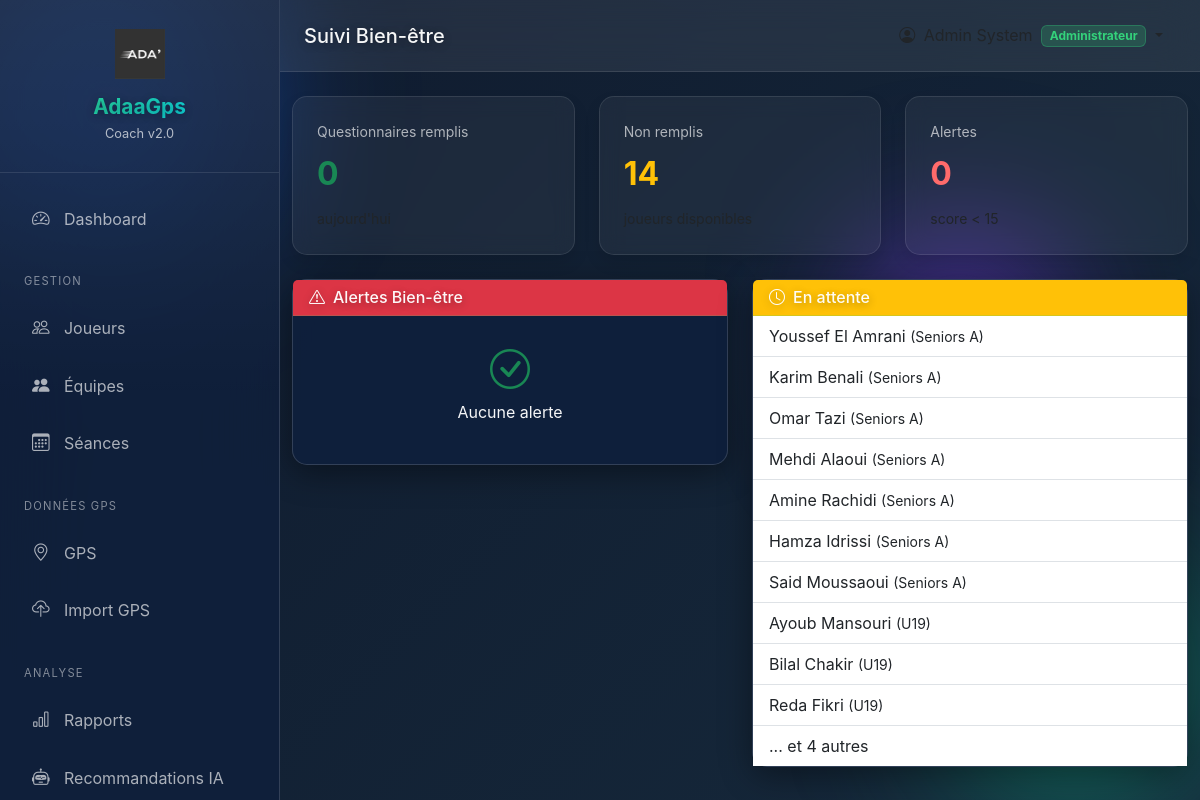
/medical/wellness (signed in), run on the app's committed database.
### app/models.py (models this page shows, shortened)
class User(db.Model):
    __tablename__ = 'user'
    id = db.Column(db.Integer, primary_key=True)
    email = db.Column(db.String(120), unique=True, nullable=False)
    password_hash = db.Column(db.String(256), nullable=True)  # Nullable pour joueurs
    first_name = db.Column(db.String(50), nullable=False)
    last_name = db.Column(db.String(50), nullable=False)
    role = db.Column(db.String(30), nullable=False, default='coach')
    phone = db.Column(db.String(20))
    is_active = db.Column(db.Boolean, default=True)
    player_id = db.Column(db.Integer, db.ForeignKey('player.id'), nullable=True)
    created_at = db.Column(db.DateTime, default=datetime.utcnow)
    last_login = db.Column(db.DateTime)
    player = db.relationship('Player', backref='user_account', foreign_keys=[player_id])
    @property
    def is_authenticated(self):
        return True
    ROLES = {
        'admin': 'Administrateur',
        'coach': 'Entraîneur Principal',
        'assistant': 'Entraîneur Adjoint',
        'preparateur': 'Préparateur Physique',
        'medical': 'Staff Médical',
        'analyst': 'Analyste',
        'player': 'Joueur',
        'dirigeant': 'Dirigeant'
    }
    @property
    def full_name(self):
        return f"{self.first_name} {self.last_name}"
    @property
    def role_display(self):
        return self.ROLES.get(self.role, self.role)

class Player(db.Model):
    __tablename__ = 'player'
    id = db.Column(db.Integer, primary_key=True)
    first_name = db.Column(db.String(50), nullable=False)
    last_name = db.Column(db.String(50), nullable=False)
    date_of_birth = db.Column(db.Date, nullable=False)
    position = db.Column(db.String(30), nullable=False)
    jersey_number = db.Column(db.Integer)
    dominant_foot = db.Column(db.String(10))  # Droit, Gauche, Ambidextre
    height = db.Column(db.Float)  # en cm
    weight = db.Column(db.Float)  # en kg
    status = db.Column(db.String(30), default='Disponible')
    team_id = db.Column(db.Integer, db.ForeignKey('team.id'))
    photo_url = db.Column(db.String(255))
    phone = db.Column(db.String(20))
    email = db.Column(db.String(120))
    hr_max = db.Column(db.Integer)  # FC max mesurée
    vma = db.Column(db.Float)  # VMA en km/h
    notes = db.Column(db.Text)
    created_at = db.Column(db.DateTime, default=datetime.utcnow)
    updated_at = db.Column(db.DateTime, default=datetime.utcnow, onupdate=datetime.utcnow)
    sessions = db.relationship('TrainingSession', secondary=player_session,
                               backref=db.backref('players', lazy='dynamic'))
    results = db.relationship('TrainingResult', backref='player', lazy='dynamic',
                              cascade='all, delete-orphan')
    gps_data = db.relationship('GPSData', backref='player', lazy='dynamic',
                               cascade='all, delete-orphan')
    injuries = db.relationship('Injury', backref='player', lazy='dynamic',
                               cascade='all, delete-orphan')
    wellness_records = db.relationship('WellnessRecord', backref='player', lazy='dynamic',
                                       cascade='all, delete-orphan')
    POSITIONS = ['Gardien', 'Défenseur', 'Milieu', 'Attaquant']
    STATUSES = ['Disponible', 'Blessé', 'Fatigué', 'En récupération', 'En rééducation', 'Suspendu']
    @property
    def full_name(self):
        return f"{self.first_name} {self.last_name}"

class Team(db.Model):
    __tablename__ = 'team'
    id = db.Column(db.Integer, primary_key=True)
    name = db.Column(db.String(100), nullable=False, unique=True)
    description = db.Column(db.Text)
    category = db.Column(db.String(30))  # Seniors, U19, U17, etc.
    target_weekly_load = db.Column(db.Float, default=400)
    max_weekly_load = db.Column(db.Float, default=600)
    created_at = db.Column(db.DateTime, default=datetime.utcnow)
    updated_at = db.Column(db.DateTime, default=datetime.utcnow, onupdate=datetime.utcnow)
    players = db.relationship('Player', backref='team', lazy='dynamic')
    sessions = db.relationship('TrainingSession', backref='team', lazy='dynamic')

### app/routes/medical.py (the view)
@medical_bp.route('/wellness')
@login_required
def wellness_overview():
    today = date.today()
    today_records = WellnessRecord.query.filter_by(date=today).all()
    filled_ids = [r.player_id for r in today_records]
    missing = Player.query.filter(
        Player.status == 'Disponible',
        ~Player.id.in_(filled_ids)
    ).all()
    alerts = [r for r in today_records if r.total_score < 15]
    return render_template('medical/wellness.html',
                          today_records=today_records,
                          missing=missing,
                          alerts=alerts)

### app/templates/medical/wellness.html
{% extends "shared/base.html" %}
{% block page_title %}Suivi Bien-être{% endblock %}
{% block content %}
<div class="row g-4 mb-4">
    <div class="col-md-4">
        <div class="stat-card">
            <div class="stat-label">Questionnaires remplis</div>
            <div class="stat-value text-success">{{ today_records|length }}</div>
            <small class="text-dark">aujourd'hui</small>
        </div>
    </div>
    <div class="col-md-4">
        <div class="stat-card">
            <div class="stat-label">Non remplis</div>
            <div class="stat-value text-warning">{{ missing|length }}</div>
            <small class="text-dark">joueurs disponibles</small>
        </div>
    </div>
    <div class="col-md-4">
        <div class="stat-card">
            <div class="stat-label">Alertes</div>
            <div class="stat-value text-danger">{{ alerts|length }}</div>
            <small class="text-dark">score &lt; 15</small>
        </div>
    </div>
</div>
<div class="row g-4">
    <div class="col-lg-6">
        <div class="card">
            <div class="card-header bg-danger text-black">
                <h6 class="mb-0"><i class="bi bi-exclamation-triangle me-2"></i>Alertes Bien-être</h6>
            </div>
            <div class="card-body p-0">
                {% if alerts %}
                <ul class="list-group list-group-flush">
                    {% for record in alerts %}
                    <li class="list-group-item d-flex justify-content-between align-items-center">
                        <div>
                            <strong>{{ record.player.full_name if record.player else 'N/A' }}</strong>
                            <br><small class="text-dark">Score: {{ record.total_score }}/25</small>
                        </div>
                        <span class="badge bg-{{ record.wellness_status.color }}">
                            {{ record.wellness_status.status }}
                        </span>
                    </li>
                    {% endfor %}
                </ul>
                {% else %}
                <div class="text-center py-4 text-success">
                    <i class="bi bi-check-circle fs-1"></i>
                    <p>Aucune alerte</p>
                </div>
                {% endif %}
            </div>
        </div>
    </div>
    <div class="col-lg-6">
        <div class="card">
            <div class="card-header bg-warning text-dark">
                <h6 class="mb-0"><i class="bi bi-clock me-2"></i>En attente</h6>
            </div>
            <div class="card-body p-0">
                {% if missing %}
                <ul class="list-group list-group-flush">
                    {% for player in missing[:10] %}
                    <li class="list-group-item">
                        {{ player.full_name }}
                        <small class="text-dark">({{ player.team.name if player.team else 'Sans équipe' }})</small>
                    </li>
                    {% endfor %}
                    {% if missing|length > 10 %}
                    <li class="list-group-item text-dark">
                        ... et {{ missing|length - 10 }} autres
                    </li>
                    {% endif %}
                </ul>
                {% else %}
                <div class="text-center py-4 text-success">
                    <i class="bi bi-check-circle fs-1"></i>
                    <p>Tous les joueurs ont rempli</p>
                </div>
                {% endif %}
            </div>
        </div>
    </div>
</div>
{% endblock %}

### app/templates/shared/base.html (shortened to what this page needs)
<!DOCTYPE html>
<html lang="fr">
<head>
    <link href="https://cdn.jsdelivr.net/npm/bootstrap@5.3.2/dist/css/bootstrap.min.css" rel="stylesheet">
    <link href="https://cdn.jsdelivr.net/npm/bootstrap-icons@1.11.1/font/bootstrap-icons.css" rel="stylesheet">
</head>
<body>
    <div class="orb orb-1"></div>
    {% if current_user.is_authenticated %}
    <aside class="sidebar" id="sidebar">
        <div class="sidebar-brand">
            <img src="{{ url_for('static', filename='img/logo.png') }}"
                 alt="AdaaGps Logo"
                 style="width: 50px; height: 50px; object-fit: contain; margin-bottom: 1rem; display: block; margin-left: auto; margin-right: auto;">
            <h4 style="text-align: center;">AdaaGps</h4>
            <small style="text-align: center; display: block;">Coach v2.0</small>
        </div>
        <nav class="sidebar-nav">
            {% if current_user.role == 'player' %}
            <a class="nav-link {% if request.endpoint == 'player_portal.dashboard' %}active{% endif %}"
               href="{{ url_for('player_portal.dashboard') }}">
                <i class="bi bi-speedometer2"></i> Mon Dashboard
            </a>
            <a class="nav-link {% if request.endpoint == 'player_portal.schedule' %}active{% endif %}"
               href="{{ url_for('player_portal.schedule') }}">
                <i class="bi bi-calendar-week"></i> Mon Planning
            </a>
            <a class="nav-link {% if request.endpoint == 'player_portal.performances' %}active{% endif %}"
               href="{{ url_for('player_portal.performances') }}">
                <i class="bi bi-graph-up"></i> Mes Performances
            </a>
            <a class="nav-link {% if request.endpoint == 'player_portal.wellness' %}active{% endif %}"
               href="{{ url_for('player_portal.wellness') }}">
                <i class="bi bi-heart-pulse"></i> Mon Bien-être
            </a>
            <a class="nav-link {% if request.endpoint == 'player_portal.profile' %}active{% endif %}"
               href="{{ url_for('player_portal.profile') }}">
                <i class="bi bi-person"></i> Mon Profil
            </a>
            {% else %}
            <a class="nav-link {% if request.endpoint == 'dashboard.index' or request.endpoint == 'dashboard.coach' %}active{% endif %}"
               href="{{ url_for('dashboard.index') }}">
                <i class="bi bi-speedometer2"></i> Dashboard
            </a>
            <div class="sidebar-section">Gestion</div>
            <a class="nav-link {% if 'players' in request.endpoint %}active{% endif %}"
               href="{{ url_for('players.list_players') }}">
                <i class="bi bi-people"></i> Joueurs
            </a>
            <a class="nav-link {% if 'teams' in request.endpoint %}active{% endif %}"
               href="{{ url_for('teams.list_teams') }}">
                <i class="bi bi-people-fill"></i> Équipes
            </a>
            <a class="nav-link {% if 'sessions' in request.endpoint %}active{% endif %}"
               href="{{ url_for('sessions.calendar') }}">
                <i class="bi bi-calendar3"></i> Séances
            </a>
            <div class="sidebar-section">Données GPS</div>
            <a class="nav-link {% if request.endpoint == 'gps.index' %}active{% endif %}"
               href="{{ url_for('gps.index') }}">
                <i class="bi bi-geo-alt"></i> GPS
            </a>
            <a class="nav-link {% if request.endpoint == 'gps.upload' %}active{% endif %}"
               href="{{ url_for('gps.upload') }}">
                <i class="bi bi-cloud-upload"></i> Import GPS
            </a>
            {% if current_user.role in ['admin', 'preparateur'] %}
            <div class="sidebar-section">Analyse</div>
            <a class="nav-link" href="#">
                <i class="bi bi-bar-chart"></i> Rapports
            </a>
            <a class="nav-link" href="#">
                <i class="bi bi-robot"></i> Recommandations IA
            </a>
            {% endif %}
            {% endif %}
        </nav>
    </aside>
    <main class="main-content">
        <nav class="top-navbar">
            <div class="d-flex align-items-center">
                <h5 class="mb-0">{% block page_title %}Dashboard{% endblock %}</h5>
            </div>
            <div class="d-flex align-items-center">
                <div class="dropdown">
                    <button class="btn btn-link text-dark dropdown-toggle text-decoration-none"
                            data-bs-toggle="dropdown">
                        <i class="bi bi-person-circle me-1"></i>
                        <span class="badge bg-secondary ms-1">{{ current_user.role_display }}</span>
                    </button>
                </div>
            </div>
        </nav>
        <div class="container-fluid py-4">
            {% block content %}{% endblock %}
        </div>
    </main>
    {% else %}
    {% block public_content %}{% endblock %}
    {% endif %}
</body>
</html>

### data on the page
User: role_display "Administrateur"
Player: full_name "Youssef El Amrani", team "Seniors A"
Player: full_name "Karim Benali", team "Seniors A"
Player: full_name "Omar Tazi", team "Seniors A"
Player: full_name "Mehdi Alaoui", team "Seniors A"
Player: full_name "Amine Rachidi", team "Seniors A"
Player: full_name "Hamza Idrissi", team "Seniors A"
Player: full_name "Said Moussaoui", team "Seniors A"
Player: full_name "Ayoub Mansouri", team "U19"
Player: full_name "Bilal Chakir", team "U19"
Player: full_name "Reda Fikri", team "U19"

### other printed values
{{ today_records|length }} "0"
{{ missing|length }} "14"
{{ alerts|length }} "0"
{{ missing|length - 10 }} "4"
